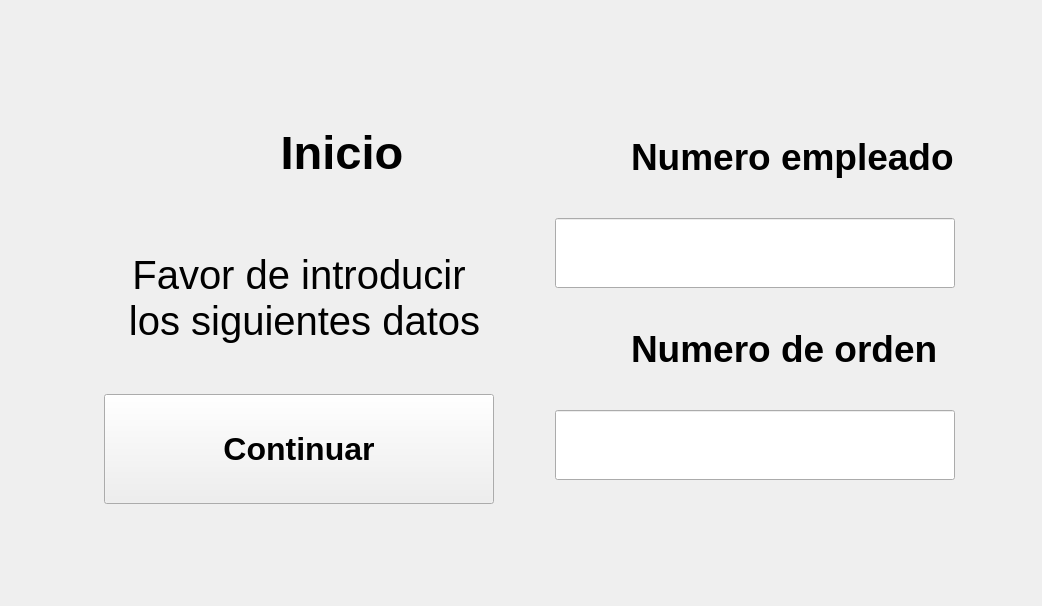
      <widget class="QWidget" name="page">
       <layout class="QGridLayout" name="gridLayout_11">
        <item row="0" column="1">
         <spacer name="verticalSpacer_8">
          <property name="orientation">
           <enum>Qt::Vertical</enum>
          </property>
          <property name="sizeType">
           <enum>QSizePolicy::Fixed</enum>
          </property>
          <property name="sizeHint" stdset="0">
           <size>
            <width>20</width>
            <height>78</height>
           </size>
          </property>
         </spacer>
        </item>
        <item row="0" column="3">
         <spacer name="verticalSpacer_11">
          <property name="orientation">
           <enum>Qt::Vertical</enum>
          </property>
          <property name="sizeHint" stdset="0">
           <size>
            <width>20</width>
            <height>91</height>
           </size>
          </property>
         </spacer>
        </item>
        <item row="1" column="0">
         <spacer name="horizontalSpacer_46">
          <property name="orientation">
           <enum>Qt::Horizontal</enum>
          </property>
          <property name="sizeType">
           <enum>QSizePolicy::Fixed</enum>
          </property>
          <property name="sizeHint" stdset="0">
           <size>
            <width>38</width>
            <height>20</height>
           </size>
          </property>
         </spacer>
        </item>
        <item row="1" column="1" colspan="2">
         <layout class="QVBoxLayout" name="verticalLayout_15">
          <item>
           <layout class="QHBoxLayout" name="horizontalLayout_50">
            <item>
             <spacer name="horizontalSpacer_39">
              <property name="orientation">
               <enum>Qt::Horizontal</enum>
              </property>
              <property name="sizeHint" stdset="0">
               <size>
                <width>40</width>
                <height>20</height>
               </size>
              </property>
             </spacer>
            </item>
            <item>
             <widget class="QLabel" name="lblTest1_24">
              <property name="minimumSize">
               <size>
                <width>80</width>
                <height>80</height>
               </size>
              </property>
              <property name="maximumSize">
               <size>
                <width>80</width>
                <height>80</height>
               </size>
              </property>
              <property name="text">
               <string/>
              </property>
              <property name="pixmap">
               <pixmap resource="../resources/resources.qrc">:/resources/info.png</pixmap>
              </property>
              <property name="scaledContents">
               <bool>true</bool>
              </property>
             </widget>
            </item>
            <item>
             <widget class="QLabel" name="lblCode_44">
              <property name="minimumSize">
               <size>
                <width>250</width>
                <height>100</height>
               </size>
              </property>
              <property name="maximumSize">
               <size>
                <width>250</width>
                <height>16777215</height>
               </size>
              </property>
              <property name="font">
               <font>
                <pointsize>35</pointsize>
                <bold>true</bold>
               </font>
              </property>
              <property name="text">
               <string>Inicio</string>
              </property>
              <property name="alignment">
               <set>Qt::AlignCenter</set>
              </property>
             </widget>
            </item>
            <item>
             <spacer name="horizontalSpacer_40">
              <property name="orientation">
               <enum>Qt::Horizontal</enum>
              </property>
              <property name="sizeHint" stdset="0">
               <size>
                <width>40</width>
                <height>20</height>
               </size>
              </property>
             </spacer>
            </item>
           </layout>
          </item>
          <item>
           <layout class="QHBoxLayout" name="horizontalLayout_48">
            <property name="spacing">
             <number>30</number>
            </property>
            <item>
             <widget class="QLabel" name="label_15">
              <property name="minimumSize">
               <size>
                <width>500</width>
                <height>180</height>
               </size>
              </property>
              <property name="maximumSize">
               <size>
                <width>500</width>
                <height>180</height>
               </size>
              </property>
              <property name="font">
               <font>
                <pointsize>30</pointsize>
                <bold>false</bold>
               </font>
              </property>
              <property name="styleSheet">
               <string notr="true"/>
              </property>
              <property name="text">
               <string>Favor de introducir
 los siguientes datos</string>
              </property>
              <property name="alignment">
               <set>Qt::AlignCenter</set>
              </property>
             </widget>
            </item>
           </layout>
          </item>
          <item>
           <layout class="QHBoxLayout" name="horizontalLayout_49">
            <item>
             <spacer name="horizontalSpacer_42">
              <property name="orientation">
               <enum>Qt::Horizontal</enum>
              </property>
              <property name="sizeType">
               <enum>QSizePolicy::Fixed</enum>
              </property>
              <property name="sizeHint" stdset="0">
               <size>
                <width>38</width>
                <height>17</height>
               </size>
              </property>
             </spacer>
            </item>
            <item>
             <widget class="QPushButton" name="btnVerificarDatos">
              <property name="minimumSize">
               <size>
                <width>390</width>
                <height>110</height>
               </size>
              </property>
              <property name="maximumSize">
               <size>
                <width>390</width>
                <height>110</height>
               </size>
              </property>
              <property name="font">
               <font>
                <pointsize>24</pointsize>
                <bold>true</bold>
               </font>
              </property>
              <property name="cursor">
               <cursorShape>PointingHandCursor</cursorShape>
              </property>
              <property name="toolTip">
               <string>Continuar </string>
              </property>
              <property name="styleSheet">
               <string notr="true">QPushButton {
	
	color: rgb(255, 255, 255);
	
	background-color: rgb(37, 183, 211);
     border: 4px solid rgb(37, 183, 211); /* Borde para el QStackedWidget */
    border-radius: 25px; /* Bordes redondeados solo para el QStackedWidget */
    padding: 5px; /* Opcional: agrega espacio interno */
}

QPushButton &gt; * {
    border: none; /* Asegura que los elementos dentro del QStackedWidget no hereden el borde */
    border-radius: 0px; /* Restablece el border-radius para los elementos internos */
    background-color: transparent; /* Opción para mantener el fondo de los elementos internos */
}</string>
              </property>
              <property name="text">
               <string>Continuar</string>
              </property>
             </widget>
            </item>
            <item>
             <spacer name="horizontalSpacer_70">
              <property name="orientation">
               <enum>Qt::Horizontal</enum>
              </property>
              <property name="sizeType">
               <enum>QSizePolicy::Fixed</enum>
              </property>
              <property name="sizeHint" stdset="0">
               <size>
                <width>38</width>
                <height>17</height>
               </size>
              </property>
             </spacer>
            </item>
           </layout>
          </item>
         </layout>
        </item>
        <item row="1" column="3">
         <layout class="QVBoxLayout" name="verticalLayout_16">
          <item>
           <layout class="QHBoxLayout" name="horizontalLayout_62">
            <item>
             <widget class="QLabel" name="lblTest1_19">
              <property name="minimumSize">
               <size>
                <width>70</width>
                <height>70</height>
               </size>
              </property>
              <property name="maximumSize">
               <size>
                <width>70</width>
                <height>70</height>
               </size>
              </property>
              <property name="text">
               <string/>
              </property>
              <property name="pixmap">
               <pixmap resource="../resources/resources.qrc">:/resources/user.png</pixmap>
              </property>
              <property name="scaledContents">
               <bool>true</bool>
              </property>
             </widget>
            </item>
            <item>
             <widget class="QLabel" name="label_26">
              <property name="minimumSize">
               <size>
                <width>400</width>
                <height>50</height>
               </size>
              </property>
              <property name="maximumSize">
               <size>
                <width>300</width>
                <height>50</height>
               </size>
              </property>
              <property name="font">
               <font>
                <pointsize>28</pointsize>
                <bold>true</bold>
               </font>
              </property>
              <property name="text">
               <string>Numero empleado</string>
              </property>
             </widget>
            </item>
           </layout>
          </item>
          <item>
           <widget class="QLineEdit" name="txtNumeroEmpleado">
            <property name="minimumSize">
             <size>
              <width>400</width>
              <height>70</height>
             </size>
            </property>
            <property name="maximumSize">
             <size>
              <width>320</width>
              <height>70</height>
             </size>
            </property>
            <property name="font">
             <font>
              <pointsize>24</pointsize>
             </font>
            </property>
            <property name="text">
             <string/>
            </property>
           </widget>
          </item>
          <item>
           <layout class="QHBoxLayout" name="horizontalLayout_47">
            <item>
             <widget class="QLabel" name="lblTest1_20">
              <property name="minimumSize">
               <size>
                <width>70</width>
                <height>70</height>
               </size>
              </property>
              <property name="maximumSize">
               <size>
                <width>70</width>
                <height>70</height>
               </size>
              </property>
              <property name="text">
               <string/>
              </property>
              <property name="pixmap">
               <pixmap resource="../resources/resources.qrc">:/resources/edit (1).png</pixmap>
              </property>
              <property name="scaledContents">
               <bool>true</bool>
              </property>
             </widget>
            </item>
            <item>
             <widget class="QLabel" name="label_28">
              <property name="minimumSize">
               <size>
                <width>400</width>
                <height>50</height>
               </size>
              </property>
              <property name="maximumSize">
               <size>
                <width>300</width>
                <height>50</height>
               </size>
              </property>
              <property name="font">
               <font>
                <pointsize>28</pointsize>
                <bold>true</bold>
               </font>
              </property>
              <property name="text">
               <string>Numero de orden</string>
              </property>
             </widget>
            </item>
           </layout>
          </item>
          <item>
           <widget class="QLineEdit" name="txtNumeroOrden">
            <property name="minimumSize">
             <size>
              <width>320</width>
              <height>70</height>
             </size>
            </property>
            <property name="maximumSize">
             <size>
              <width>400</width>
              <height>70</height>
             </size>
            </property>
            <property name="font">
             <font>
              <pointsize>24</pointsize>
             </font>
            </property>
            <property name="text">
             <string/>
            </property>
           </widget>
          </item>
         </layout>
        </item>
        <item row="2" column="2">
         <spacer name="verticalSpacer_12">
          <property name="orientation">
           <enum>Qt::Vertical</enum>
          </property>
          <property name="sizeHint" stdset="0">
           <size>
            <width>20</width>
            <height>91</height>
           </size>
          </property>
         </spacer>
        </item>
        <item row="2" column="3">
         <spacer name="verticalSpacer_13">
          <property name="orientation">
           <enum>Qt::Vertical</enum>
          </property>
          <property name="sizeType">
           <enum>QSizePolicy::Fixed</enum>
          </property>
          <property name="sizeHint" stdset="0">
           <size>
            <width>288</width>
            <height>40</height>
           </size>
          </property>
         </spacer>
        </item>
       </layout>
      </widget>
